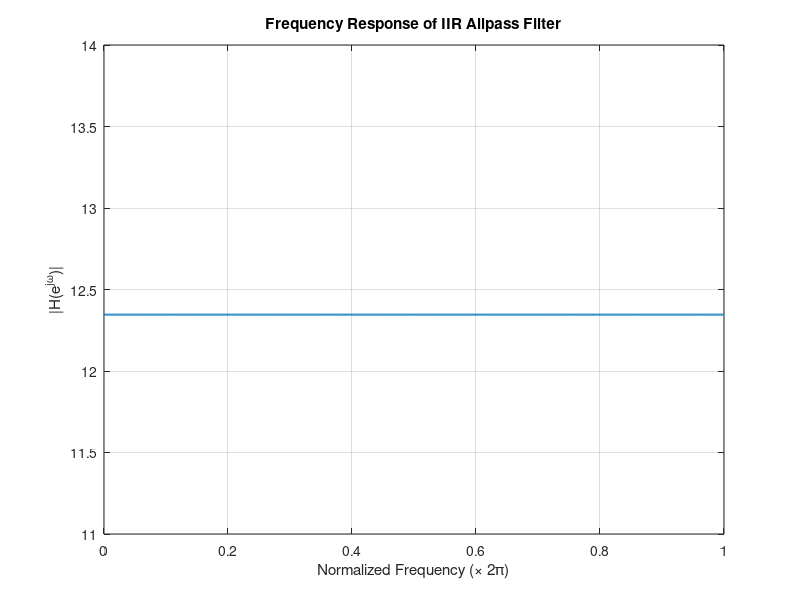
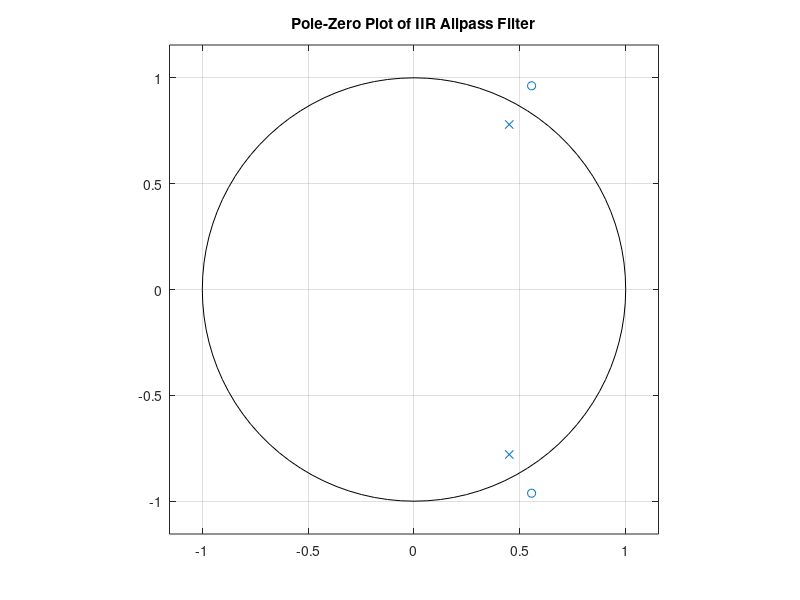
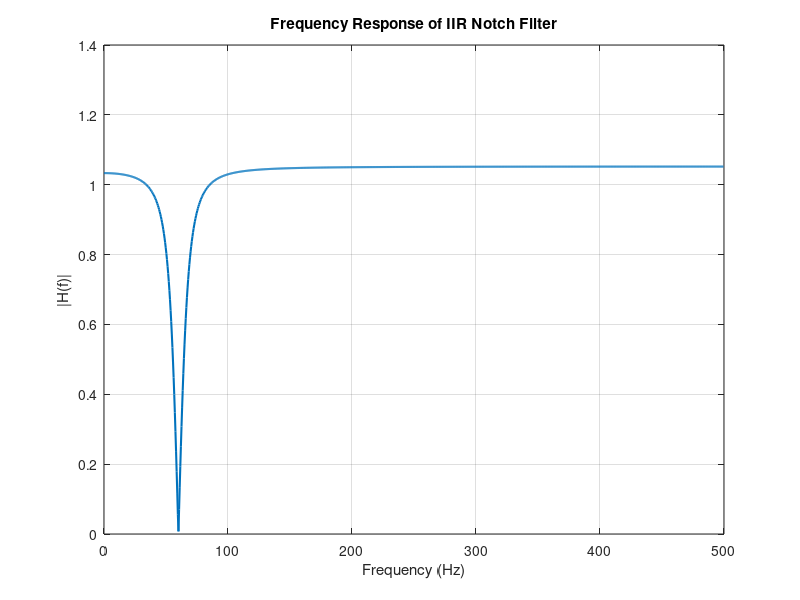
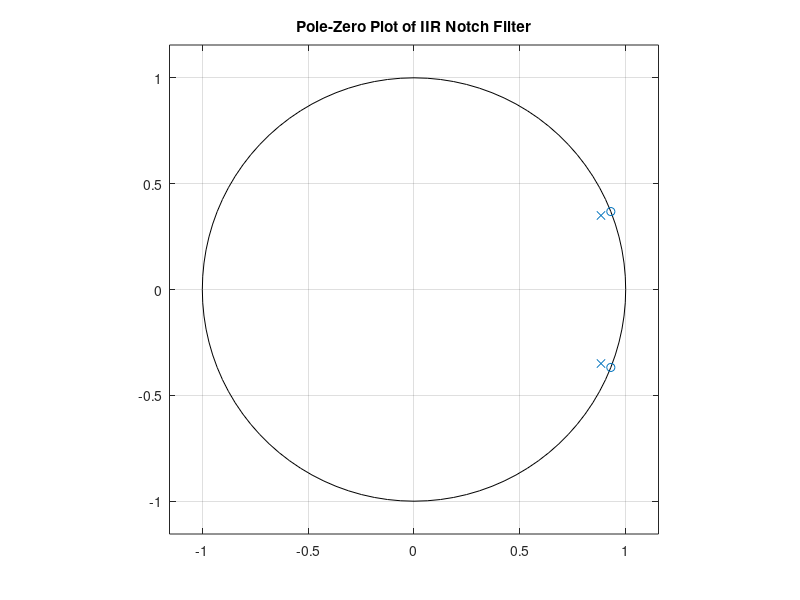

Source code (MATLAB) for these figures, in order: (Note: this script raises an error after producing the figures.)
%% 2 Lab Exercise

%% 2.1 IIR Allpass Filter
% Parameters for IIR Allpass Filter
r = 0.9; 
theta = pi/3; % Angle in radians

% Calculate poles and zeros
zero1 = (1/r) * exp(1j * theta); % Zero location (conjugate pair)
zero2 = (1/r) * exp(-1j * theta); % Zero location
pole1 = r * exp(1j * theta); % Pole location (conjugate pair)
pole2 = r * exp(-1j * theta); % Pole location

% Numerator and denominator coefficients
numerator = poly([zero1, zero2]); 
denominator = poly([pole1, pole2]); 

% Gain adjustment to ensure |H(e^jw)| = 10
G = 10;

% Frequency response of the filter
[H, w] = freqz(G * numerator, denominator, 1024, 'whole');

% Plot frequency response
figure(1);
plot(w/(2*pi), abs(H), 'LineWidth', 1.5);
grid on;
title('Frequency Response of IIR Allpass Filter');
xlabel('Normalized Frequency (\times 2\pi)');
ylabel('|H(e^{j\omega})|');

% Plot pole-zero diagram
figure(2);
zplane(numerator, denominator);
title('Pole-Zero Plot of IIR Allpass Filter');

% Display the filter coefficients
disp('Numerator coefficients:');
disp(numerator);
disp('Denominator coefficients:');
disp(denominator);

%% 2.2 IIR Notch Filters

% Parameters for IIR Notch Filter
fs = 1000; 
fint = 60; 
r = 0.95; 
theta = 2 * pi * fint / fs; % Angle corresponding to interference frequency

% Calculate poles and zeros
zero1 = exp(1j * theta); % Zero location (complex conjugate pair)
zero2 = exp(-1j * theta); % Zero location
pole1 = r * exp(1j * theta); % Pole location (complex conjugate pair)
pole2 = r * exp(-1j * theta); % Pole location

% Numerator and denominator coefficients
numerator = poly([zero1, zero2]); 
denominator = poly([pole1, pole2]); 

% Frequency response of the notch filter
[H, w] = freqz(numerator, denominator, 1024, fs);

% Plot frequency response
figure(3);
plot(w, abs(H), 'LineWidth', 1.5);
grid on;
title('Frequency Response of IIR Notch Filter');
xlabel('Frequency (Hz)');
ylabel('|H(f)|');
xlim([0, fs/2]);

% Plot pole-zero diagram
figure(4);
zplane(numerator, denominator);
title('Pole-Zero Plot of IIR Notch Filter');

% Apply the filter to a test signal 
t = 0:1/fs:1; % Time vector
clean_signal = sin(2 * pi * 5 * t); % 5 Hz sine wave
interference = sin(2 * pi * fint * t); % 60 Hz interference
signal_with_interference = clean_signal + interference;

% Filter the signal
filtered_signal = filter(numerator, denominator, signal_with_interference);

% Plot time-domain signals
figure(5);
subplot(2, 1, 1);
plot(t, signal_with_interference);
title('Signal with Interference');
xlabel('Time (s)');
ylabel('Amplitude');
grid on;

subplot(2, 1, 2);
plot(t, filtered_signal);
title('Filtered Signal (Interference Removed)');
xlabel('Time (s)');
ylabel('Amplitude');
grid on;

% Display the filter coefficients
disp('Numerator coefficients:');
disp(numerator);
disp('Denominator coefficients:');
disp(denominator);



%% 2.4 Notch Filter Removes Sinusoidal Interference
% Step (a): Generate ECG Signal with Interference
IDstring = 'u1499462'; 
dur = 15; 
[ecgsig, fs, fint] = ECGmake(IDstring, dur);

% Plot the original signal with interference
figure(6);
plot((0:length(ecgsig)-1)/fs, ecgsig);
title('ECG Signal with Interference');
xlabel('Time (s)');
ylabel('Amplitude');

% Step (b): Design the IIR Notch Filter
r = 0.95; % Pole radius
theta = 2 * pi * fint / fs; % Angle of the pole and zero
poles = r * [exp(1j*theta); exp(-1j*theta)]; % Poles as column vector
zeros = [exp(1j*theta); exp(-1j*theta)]; % Zeros as column vector

% Convert poles and zeros to filter coefficients
[num, den] = zp2tf(zeros, poles, 1);

% Step (c): Frequency Response of Notch Filter
[H, f] = freqz(num, den, 1024, fs); % Frequency response
figure(7);
plot(f, abs(H));
title('Frequency Response of the Notch Filter');
xlabel('Frequency (Hz)');
ylabel('Magnitude');

% Step (d): Filter Coefficients
disp('Numerator Coefficients (b):');
disp(num);
disp('Denominator Coefficients (a):');
disp(den);

% Step (e): Apply Notch Filter to ECG Signal
filtered_ecg = filter(num, den, ecgsig);

% Plot original and filtered signals 
figure(8);
subplot(2, 1, 1);
plot((0:length(ecgsig)-1)/fs, ecgsig);
title('Original ECG Signal');
xlabel('Time (s)');
ylabel('Amplitude');

subplot(2, 1, 2);
plot((0:length(filtered_ecg)-1)/fs, filtered_ecg);
title('Filtered ECG Signal');
xlabel('Time (s)');
ylabel('Amplitude');

% Step (f): Spectrograms Before and After Filtering
figure(9);
subplot(2, 1, 1);
spectrogram(ecgsig, 256, 250, 256, fs, 'yaxis');
title('Spectrogram of Original ECG Signal');

subplot(2, 1, 2);
spectrogram(filtered_ecg, 256, 250, 256, fs, 'yaxis');
title('Spectrogram of Filtered ECG Signal');



